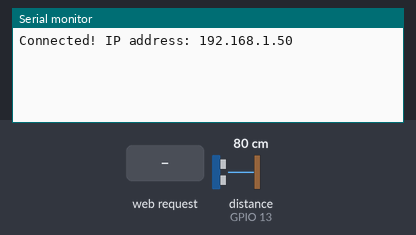
A sketch run on a simulated ESP8266 (NodeMCU). Shown: the last lines printed to the serial monitor. The test bench sets the inputs (shaded band); at power-on: distance to the obstacle (sensor on GPIO 13) 80 cm. The echo pulse lasts 58.3 µs per cm; WiFi joins after 1.5 s; servers stay silent unless stated; storage starts empty.

Above: at 2.7 s.
2.8 s: HTTP request GET /p?plain=1 received
At 4.0 s:
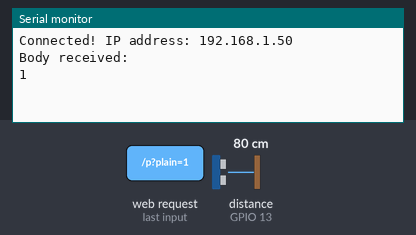
4.3 s: HTTP request GET /p?plain=0 received
At 5.4 s:
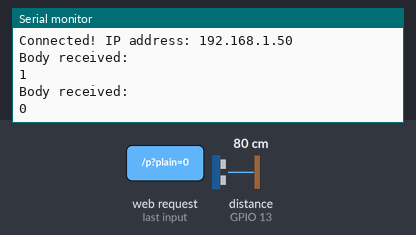

Measured:
- after the input at 2.8 s, the serial monitor: prints a new line at once (image 1)
- after the input at 4.3 s, the serial monitor: prints a new line at once (image 2)

The sketch:

sketch_dec23a.ino
```cpp
#include <ESP8266WiFi.h>
#include <ESP8266WebServer.h>
#include <WiFiClient.h>
 #define BLYNK_PRINT Serial
#define sensorTrigPin    12
#define sensorEchoPin    13
/* Fill-in your Template ID (only if using Blynk.Cloud) */
//#define BLYNK_TEMPLATE_ID   "YourTemplateID"
#include <NewPing.h>
#include <FS.h>
#include <ESP8266HTTPClient.h>
// Set WiFi credentials
#define WIFI_SSID "Wildcats"
#define WIFI_PASS "ENE0T6YB8H7"

// Create a new web server
ESP8266WebServer webserver(80);
NewPing sonar = NewPing(12, 13, 400);
String sliters="0";
String dubs;
int cunt =0;

// Handle Root
void rootPage() {
  webserver.send(200, "text/plain", "Working");
}

void handleLitres(){

  webserver.send(200, "text/plain", sliters);

}
void handlep(){

  if (webserver.hasArg("plain")== false){ //Check if body received

            webserver.send(200, "text/plain", "Body not received");
            return;

      }

      String message = "Body received:\n";
             message += webserver.arg("plain");
             message += "\n";

      webserver.send(200, "text/plain", message);
      Serial.println(message);

}
// Handle 404
void notfoundPage(){
  webserver.send(404, "text/plain", "404: Not found");
}

void setup()
{
  // Setup serial port
  Serial.begin(9600);
  Serial.println();
   if (!SPIFFS.begin()) {
    Serial.println("Failed to mount file system");
    return;
  }
  File f = SPIFFS.open("/test.html", "w");
  if (!f) {
    Serial.println("file creation failed");
  }
  f.println("<h1>Hello!</h1>");
  f.close();
  //Begin WiFi
  WiFi.begin(WIFI_SSID, WIFI_PASS);
  while (WiFi.status() != WL_CONNECTED) { delay(100); }

  // WiFi Connected
  Serial.print("Connected! IP address: ");
  Serial.println(WiFi.localIP());

  // Start Web Server
  webserver.on("/", rootPage);
  webserver.on("/h", []() {
    webserver.send(200, "text/plain", "this works as well");
  });
  webserver.on("/p", handlep);
  webserver.on("/litres", handleLitres);
  webserver.onNotFound(notfoundPage);
  webserver.begin();

}

// Listen for HTTP requests
void loop(void){
  float levelp=0;
  float delta_distance=0;
  float wliters=0;
  float wla=0;
  float levelpa=0;
  float delta_distance_a=0;


  delta_distance=(167-sonar.ping_cm());
  delta_distance_a=(174.6-sonar.ping_cm());
  if(delta_distance < 0)
  {
    delta_distance=0;
  }
  levelp=(delta_distance/167)*100;
  levelpa=delta_distance_a*100/174.5;
  //wliters=levelp*26.07*2;
  wliters = 3500;
  wla=levelpa*27*2;
  sliters = String(wliters,1);
  webserver.handleClient();
  cunt = cunt+1;
  if( cunt == 5)
  {

  }


}
```
